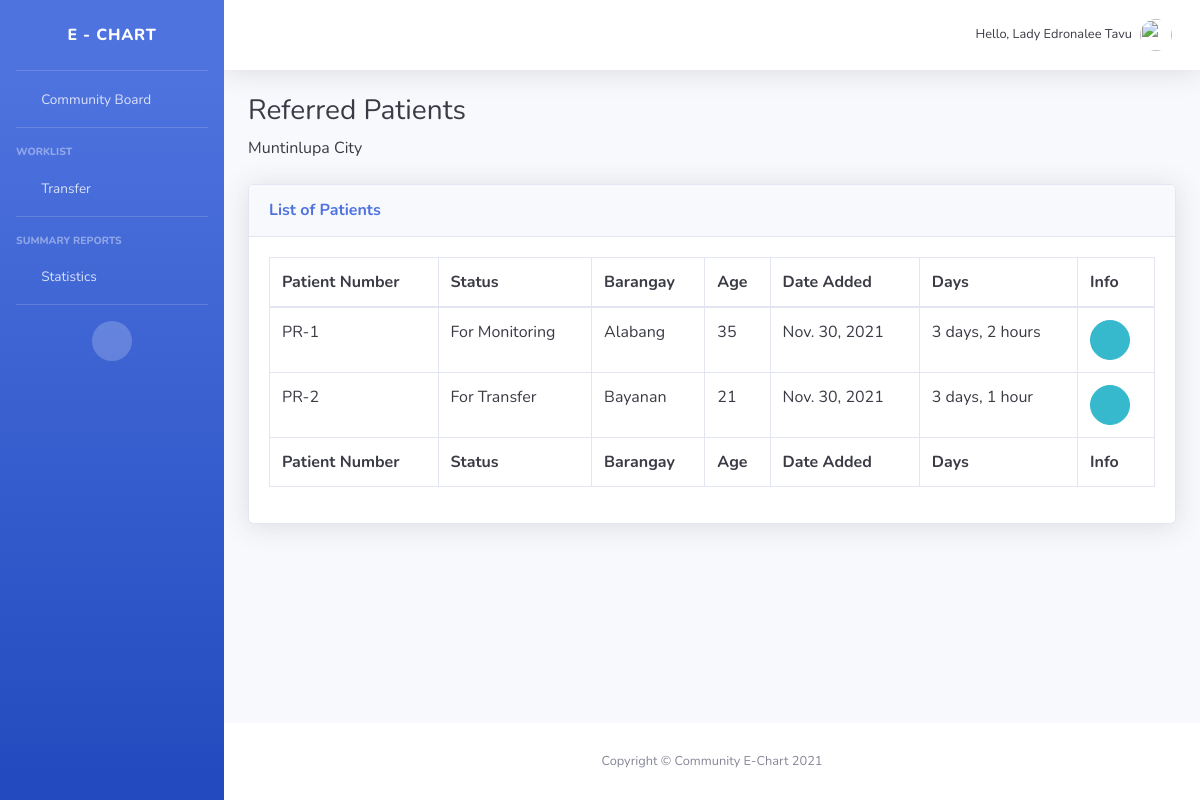
Page /referred/ (signed in) on the earlier database version.
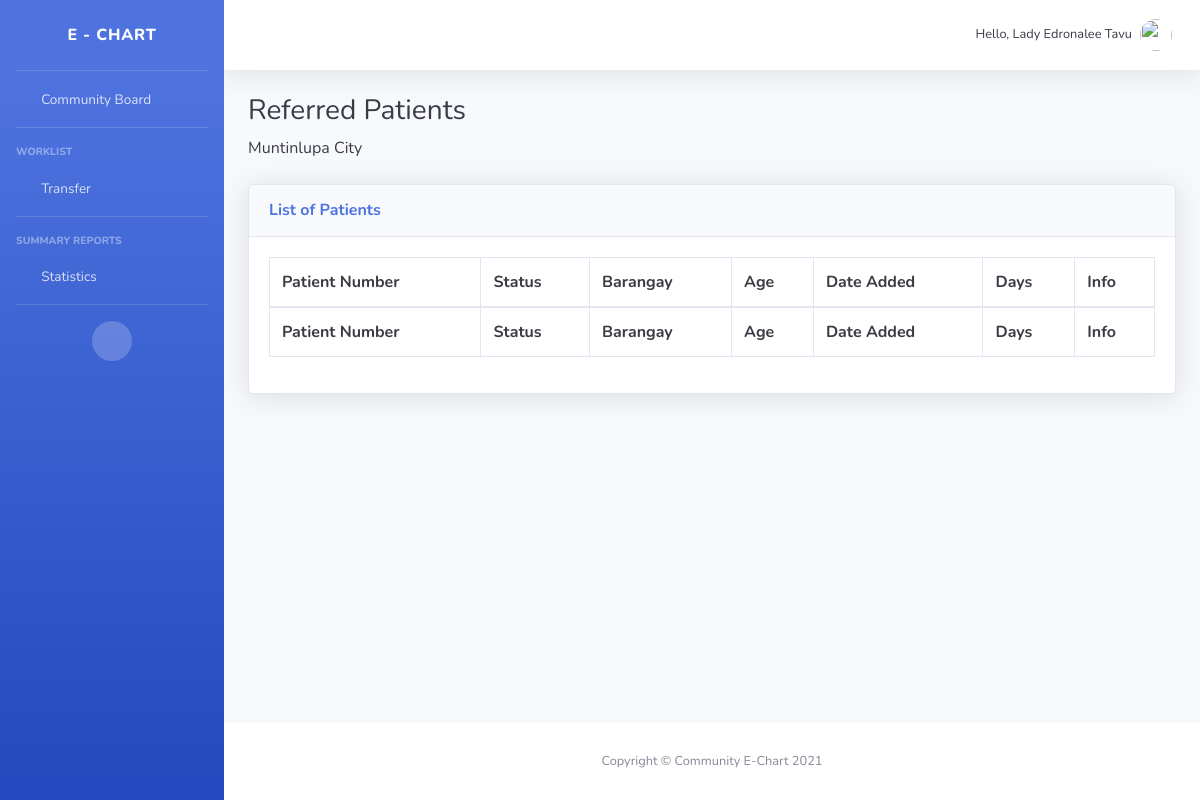
Same page on the later database version.
### chart/models.py (models this page shows, shortened)
class Patient(models.Model):
    GENDER = (
                ('Male', 'Male'),
                ('Female', 'Female'),
    )
    BARANGAY = (
                    ('Alabang', 'Alabang'),
                    ('Ayala-Alabang', 'Ayala-Alabang'),
                    ('Bayanan', 'Bayanan'),
                    ('Buli', 'Buli'),
                    ('Cupang', 'Cupang'),
                    ('Poblacion', 'Poblacion'),
                    ('Putatan', 'Putatan'),
                    ('Sucat', 'Sucat'),
                    ('Tunasan', 'Tunasan'),
    )
    CITY = (
                ('Muntinlupa', 'Muntinlupa'),
    )
    FIRSTDOSE = (
                    ('Yes', 'Yes'),
                    ('No', 'No'),
    )
    SECONDDOSE = (
                    ('Yes', 'Yes'),
                    ('No', 'No'),
    )
    TELEMEDICINE = (
                        ('TelAventusMD', 'TelAventusMD'),
                        ('SeeYouDoc', 'SeeYouDoc'),
                        ('MedCheck', 'MedCheck'),
                        ('TeliMed', 'TeliMed'),
                        ('KonsultaMD', 'KonsultaMD'),
                        ('CloudPx', 'CloudPx'),
                        ('HealthNow', 'HealthNow'),
    )
    ANTIGENRESULT = (
                    ('Positive', 'Positive'),
                    ('Negative', 'Negative'),
    )
    RTPCRRESULT = (
                    ('Positive', 'Positive'),
                    ('Negative', 'Negative'),
    )
    XRAY = (
                    ('Chest Xray', 'Chest Xray'),
                    ('Film Array', 'Film Array'),
    )
    STATUS = (
                    ('For Monitoring', 'For Monitoring'),
                    ('For Referral', 'For Referral'),
                    ('For Transfer', 'For Transfer')
    )
    VACCINE = (
                    ('None', 'None'),
                    ('CoronaVac (Sinovac)', 'CoronaVac (Sinovac)'),
                    ('Gamaleya Sputnik V', 'Gamaleya Sputnik V'),
                    ('Johnson and Johnson\'s Janssen', 'Johnson and Johnson\'s Janssen'),
                    ('Bharat BioTech', 'Bharat BioTech'),
                    ('Moderna', 'Moderna'),
                    ('Sinopharm', 'Sinopharm')
    )
    name = models.CharField(max_length=200, null=True)
    age = models.CharField(max_length=200, null=True)
    gender = models.CharField(max_length=200, null=True, choices=GENDER)
    address = models.CharField(max_length=200, null=True)
    barangay = models.CharField(max_length=200, null=True, choices=BARANGAY)
    city = models.CharField(max_length=200, null=True, choices=CITY)
    numchild = models.CharField(max_length=200, null=True, blank=True)
    namechild = models.CharField(max_length=200, null=True, blank=True)
    contactnumber = models.CharField(max_length=200, null=True)
    email = models.CharField(max_length=200, null=True)
    vaccine = models.CharField(max_length=200, null=True, choices=VACCINE)
    firstdose = models.CharField(max_length=200, null=True, choices=FIRSTDOSE)
    seconddose = models.CharField(max_length=200, null=True, choices=SECONDDOSE)
    fdosedate = models.DateField(null=True, blank=True)
    sdosedate = models.DateField(null=True, blank=True)
    telemedicine = models.CharField(max_length=200, null=True, choices=TELEMEDICINE)
    antigenresult = models.CharField(max_length=200, null=True, choices=ANTIGENRESULT)
    antigendate = models.DateField(null=True)
    antigenfile = models.ImageField(verbose_name= "antigenfile", null = True, blank=True, upload_to = "pic_uploads/")
    rtpcrresult = models.CharField(max_length=200, null=True, choices=RTPCRRESULT)
    rtpcrdate = models.DateField(null=True)
    rtpcrfile = models.ImageField(verbose_name= "rtpcrfile", null = True, blank=True, upload_to = "pic_uploads/")
    xray = models.CharField(max_length=200, null=True, choices=XRAY)
    xraydate = models.DateField(null=True)
    xrayfile = models.ImageField(verbose_name= "xrayfile", null = True, blank=True, upload_to = "pic_uploads/")
    status = models.CharField(max_length=200, null=True, choices=STATUS)
    date_created = models.DateTimeField(auto_now_add=True, null=True)
    bmiheight = models.FloatField(max_length=200, null=True)
    bmiweight = models.FloatField(max_length=200, null=True)
    finalbmi = models.FloatField(max_length=200, null=True)
    QUESTION3 = (
                    ('Yes', 'Yes'),
                    ('No', 'No'),
    )
    QUESTION4 = (
                    ('Yes', 'Yes'),
                    ('No', 'No'),
    )
    startdate = models.DateField(null=True)
    lastdate = models.DateField(null=True)
    question3 = models.CharField(max_length=200, null=True, choices=QUESTION3)
    question4 = models.CharField(max_length=200, null=True, choices=QUESTION4)
    question5 = models.CharField(max_length=200, null=True)
    @property
    def is_recent(self):
        return (self.date_created + timedelta(days=14)) > datetime.today()

### chart/views.py (the view)
# urls.py: path('referred/', views.referred, name="referred"),
@login_required(login_url='login')
def referred(request):
    patients = Patient.objects.all()
    return render(request, 'chart/referred.html', {'patients':patients})

### account/models.py (called while the page is built)
    def getFullName(self):
        return str(self.firstname + " " + self.lastname).title()

    def is_Doctor(self):
        return self.groups.filter(name="Doctors").exists()

    def is_LGU(self):
        return self.groups.filter(name="LGU Employees").exists()

### chart/templates/chart/referred.html
{% extends 'chart/navbar.html' %}
{% load static %}
{% block content %}
                    <h1 class="h3 mb-2 text-gray-900">Referred Patients</h1>
                    <p class="mb-4 text-gray-900">Muntinlupa City</p>
                    <div class="card shadow mb-4">
                        <div class="card-header py-3">
                            <h6 class="m-0 font-weight-bold text-primary">List of Patients</h6>
                        </div>
                        <div class="card-body">
                            <div class="table-responsive">
                                <table class="table table-bordered text-gray-900" id="dataTable" width="100%" cellspacing="0">
                                    <thead>
                                        <tr>
                                            <th>Patient Number</th>
                                            <th>Status</th>
                                            <th>Barangay</th>
                                            <th>Age</th>
                                            <th>Date Added</th>
                                            <th>Days</th>
                                            <th>Info</th>
                                        </tr>
                                    </thead>
                                    <tfoot>
                                        <tr>
                                            <th>Patient Number</th>
                                            <th>Status</th>
                                            <th>Barangay</th>
                                            <th>Age</th>
                                            <th>Date Added</th>
                                            <th>Days</th>
                                            <th>Info</th>
                                        </tr>
                                    </tfoot>
                                    <tbody>
                                        {% for i in patients %}
                                            {% if i.is_recent %}
                                            <tr>
                                                <td>PR-{{i.id}}</td>
                                                <td>{{i.status}}</td>
                                                <td>{{i.barangay}}</td>
                                                <td>{{i.age}}</td>
                                                <td>{{i.date_created.date}}</td>
                                                <td>{{i.date_created|timesince}}</td>
                                                <td><a href="{% url 'doctorsnotes' i.id %}" class="btn btn-info btn-circle"><i class="fas fa-info-circle"></i></a</td>
                                            </tr>
                                            {% endif %}
                                        {% endfor %}
                                    </tbody>
                                </table>
                            </div>
                        </div>
                    </div>
{% endblock content %}

Differences in the rows shown:
removed Patient: id "1", status "For Monitoring", barangay "Alabang", age "35", date_created "Nov. 30, 2021", date_created "3 days, 2 hours"
removed Patient: id "2", status "For Transfer", barangay "Bayanan", age "21", date_created "Nov. 30, 2021", date_created "3 days, 1 hour"
